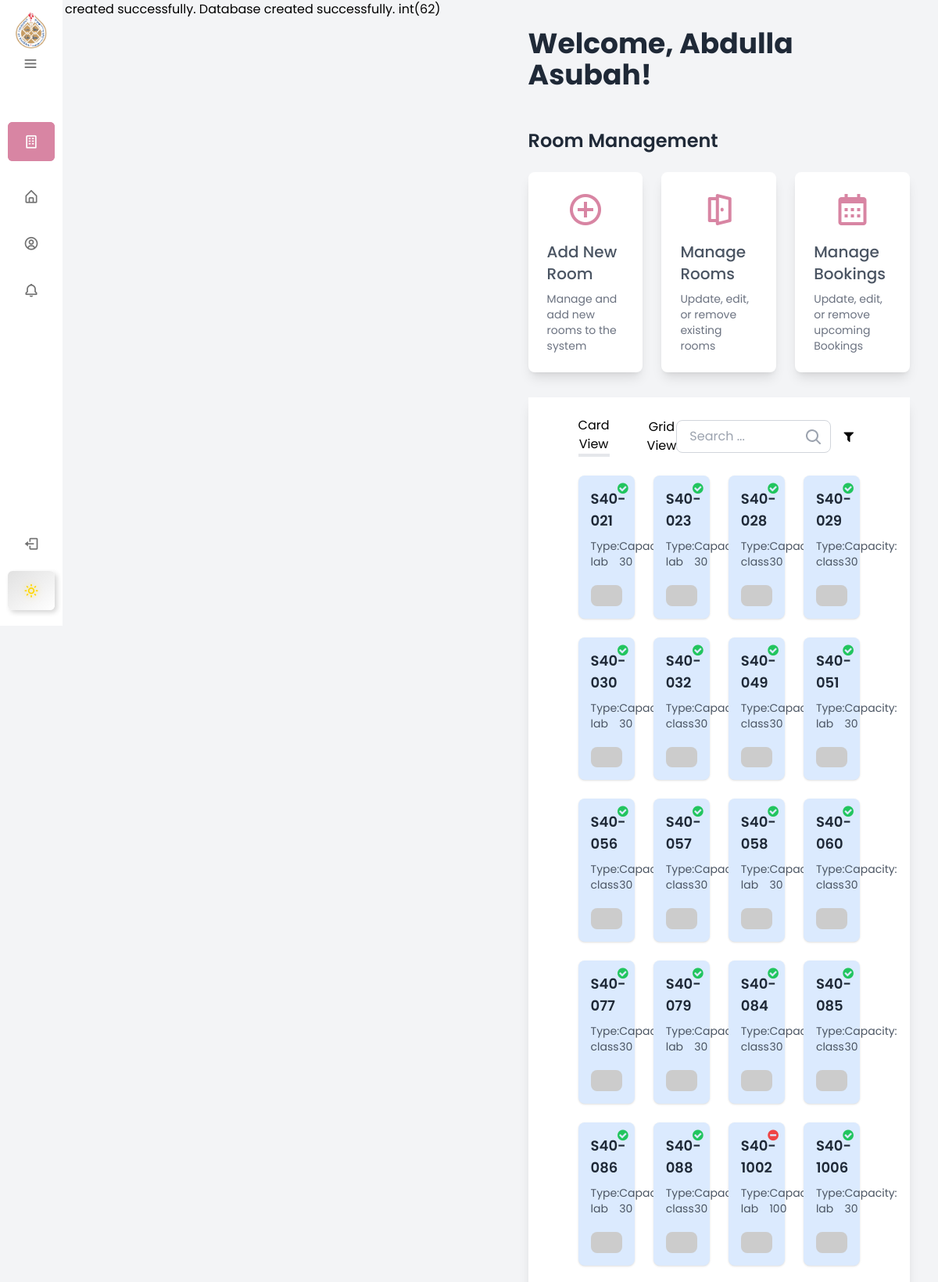
The app's page /frontend/templates/layout/base.php (signed in, upper part) with its own data.
### tables this page shows
CREATE TABLE `users` (
  `userID` int(10) NOT NULL,
  `email` varchar(255) NOT NULL,
  `password` varchar(255) NOT NULL,
  `firstName` text NOT NULL,
  `lastName` text NOT NULL,
  `role` enum('admin','student','instructor') NOT NULL DEFAULT 'student',
  `profilePic` int(11) NOT NULL DEFAULT 1
);

CREATE TABLE `room` (
  `roomID` varchar(10) NOT NULL,
  `type` enum('lab','class') DEFAULT 'class',
  `capacity` int(10) UNSIGNED NOT NULL,
  `isAvailable` tinyint(4) NOT NULL DEFAULT 0,
  `floor` tinyint(4) NOT NULL,
  `department` enum('IS','CS','CE') NOT NULL
);

### backend/utils/helpers.php (called while the page is built, shortened)
<?php
include __DIR__ . '/../db-connection.php';
function isAuthorized()
{
  if (isset($_SESSION['active-user'])) {
    $id = $_SESSION['active-user'];
  } else {
    header('Location: ../../templates/layout/signbase.php');
    exit();
  }
  return $id;
}

### backend/database/user-model.php (called while the page is built, shortened)
<?php
require_once __DIR__ . '/../utils/crud.php';
class UserModel
{
    private $conn;
    function __construct($conn, $userID = null, $email = null, $password = null, $firstName = null, $lastName = null, $role = null, $profilePic = null)
    {
        $this->conn = $conn;
    }
    public function getAllUsers()
    {
        try {
            $stmt = $this->conn->prepare("
                SELECT u.*, f.id as file_id, f.mime_type, fc.file_content
                FROM users u
                LEFT JOIN files f ON u.profilePic = f.id
                LEFT JOIN file_contents fc ON f.id = fc.file_id
            ");
            $stmt->execute();
            $results = $stmt->fetchAll(PDO::FETCH_ASSOC);
            return $results;
        } catch (PDOException $e) {
            error_log("Error fetching users: " . $e->getMessage());
            throw new Exception("Failed to fetch users data");
        }
    }
    public function getUserByID($userID)
    {
        try {
            $stmt = $this->conn->prepare("
                SELECT u.*, f.id as file_id, f.mime_type, fc.file_content
                FROM users u
                LEFT JOIN files f ON u.profilePic = f.id
                LEFT JOIN file_contents fc ON f.id = fc.file_id
                WHERE u.userID = ?
            ");
            $stmt->execute([$userID]);
            $result = $stmt->fetch(PDO::FETCH_ASSOC);
            if ($result['file_id']) {
                $result['profilePicData'] = [
                    'mime_type' => $result['mime_type'],
                    'file_content' => $result['file_content']
                ];
            }
            return $result;
        } catch (PDOException $e) {
            error_log("Error fetching user: " . $e->getMessage());
            throw new Exception("Failed to fetch user data");
        }
    }
}

### backend/database/room-model.php (called while the page is built, shortened)
<?php
require_once __DIR__ . '/../utils/crud.php';
class RoomModel
{
    private $conn;
    public function __construct($conn, $roomID = null, $type = "class", $capacity = null, $isAvailable = false, $floor = null)
    {
        $this->conn = $conn;
    }
    public function getAllRooms()
    {
        $crud = new Crud($this->conn);
        return $crud->read('room');
    }
}

### backend/utils/crud.php (called while the page is built, shortened)
<?php
class Crud
{
    private $db;
    public function __construct(PDO $pdo)
    {
        $this->db = $pdo;
    }
    public function read(string $tableName, array $columns = [], string $condition = '', ...$args): array
    {
        $columnList = empty($columns) ? '*' : implode(', ', $columns);
        $query = "SELECT $columnList FROM $tableName";
        if ($condition) {
            $query .= " WHERE $condition";
        }
        $stmt = $this->db->prepare($query);
        $stmt->execute($args);
        return $stmt->fetchAll(PDO::FETCH_ASSOC);
    }
}

### frontend/templates/components/home.php (the view, shortened to what this page needs)
<?php
require_once '../../../backend/database/user-model.php';
require_once '../../../backend/database/room-model.php';
require_once '../../../backend/utils/helpers.php';
require_once '../../../backend/utils/database-manager.php';
$id = isAuthorized();
$userModel = new UserModel($pdo);
$users = $userModel->getAllUsers();
$id == Constants::GUEST_USER_ID ?
  $user = ['firstName' => 'Guest', 'lastName' => 'User'] :
  $user = $userModel->getUserByID($id);
$roomModel = new RoomModel($pdo);
$rooms = $roomModel->getAllRooms();
usort($rooms, function ($a, $b) {
  return $a['roomID'] <=> $b['roomID'];
});
?>
<body class="bg-gray-100 min-h-screen mr-5">
  <div class="text-left pb-6 pt-20 sm:pt-15 lg:pt-5 md:pt-10">
    <h1 class="text-xl sm:text-3xl lg:text-4xl font-bold text-gray-800 welcome-message">
      <?php if (is_array($user)) {
        echo "Welcome, " . $user["firstName"] . " " . $user["lastName"] . "!";
      } else {
        echo "Welcome, Guest!";
      }
      ?>
    </h1>
  </div>
  <?php if ($id === Constants::ADMIN_USER_ID) { ?>
    <div class="container mx-auto mt-6">
      <h3 class="text-2xl font-semibold text-gray-800 mb-6">Room Management</h3>
      <div class="grid grid-cols-1 sm:grid-cols-2 lg:grid-cols-3 gap-6">
        <div
          class="bg-white p-6 rounded-lg shadow-lg hover:shadow-xl transition duration-300 flex flex-col justify-center items-center">
          <div onclick="openAddRoomModal()" class="w-full cursor-pointer">
            <div class="flex flex-col items-center">
              <i class="bx bx-plus-circle text-5xl mb-4" style="color: #D885A3;"></i>
              <h4 class="text-xl font-medium text-gray-600">Add New Room</h4>
              <p class="text-sm text-gray-500 mt-2">Manage and add new rooms to the system</p>
            </div>
          </div>
        </div>
        <div
          class="bg-white p-6 rounded-lg shadow-lg hover:shadow-xl transition duration-300 flex flex-col justify-center items-center">
          <div onclick="openRoomListModal()" class="w-full cursor-pointer">
            <div class="flex flex-col items-center">
              <i class="bx bx-door-open text-5xl mb-4" style="color: #D885A3;"></i>
              <h4 class="text-xl font-medium text-gray-600">Manage Rooms</h4>
              <p class="text-sm text-gray-500 mt-2">Update, edit, or remove existing rooms</p>
            </div>
          </div>
        </div>
        <div
          class="bg-white p-6 rounded-lg shadow-lg hover:shadow-xl transition duration-300 flex flex-col justify-center items-center">
          <div onclick="openBookListModal()" class="w-full cursor-pointer">
            <div class="flex flex-col items-center">
              <i class="bx bx-calendar text-5xl mb-4" style="color: #D885A3;"></i>
              <h4 class="text-xl font-medium text-gray-600">Manage Bookings</h4>
              <p class="text-sm text-gray-500 mt-2">Update, edit, or remove upcoming Bookings</p>
            </div>
          </div>
        </div>
      </div>
    </div>
  <?php } ?>
  <div class="w-full bg-white shadow-lg my-8 py-6 px-4 sm:px-8 lg:px-16">
    <div class="flex justify-between mb-6">
      <div class="flex space-x-4 sm:space-x-8 lg:space-x-12">
        <button id="cardViewBtn" class="view-toggle-btn">Card View</button>
        <button id="gridViewBtn" class="view-toggle-btn">Grid View</button>
      </div>
      <div class="flex justify-center items-center space-x-2">
        <div class="relative w-full sm:max-w-md lg:max-w-lg mx-auto">
          <input type="text" id="roomSearch"
            class="w-full border border-gray-300 rounded-lg px-4 py-2 focus:outline-none focus:ring-2 focus:ring-blue-500"
            placeholder="Search ..." />
          <svg xmlns="http://www.w3.org/2000/svg" class="absolute top-3 right-3 h-5 w-5 text-gray-400"
            viewBox="0 0 20 20" fill="currentColor">
            <path fill-rule="evenodd"
              d="M12.9 14.32a8 8 0 111.414-1.414l4.387 4.387a1 1 0 11-1.414 1.414l-4.387-4.387zM8 14a6 6 0 100-12 6 6 0 000 12z"
              clip-rule="evenodd" />
          </svg>
        </div>
        <div class="relative" id="filterDiv">
          <div id="filterIcon" class="cursor-pointer">
            <i class="fa fa-filter text-3xl p-2" aria-hidden="true"></i>
          </div>
        </div>
      </div>
    </div>
    <div id="roomsContainer"
      class="grid grid-cols-1 sm:grid-cols-2 md:grid-cols-3 lg:grid-cols-4 gap-6 justify-center items-center">
      <?php foreach ($rooms as $room): ?>
        <div
          class="room-card relative p-4 bg-blue-100 rounded-lg shadow transform transition duration-300 hover:scale-105 hover:shadow-xl"
          data-room-type="<?php echo strtolower($room['type']); ?>" data-room-capacity="<?php echo $room['capacity']; ?>"
          data-room-available="<?php echo $room['isAvailable']; ?>"
          data-room-id="<?php echo htmlspecialchars($room['roomID']); ?>" data-room-floor="<?php echo $room['floor']; ?>">
          <div class="absolute top-2 right-2">
            <?php if ($room['isAvailable'] == 1): ?>
              <i class="fa fa-check-circle text-green-500 text-xl" title="Available"></i>
            <?php else: ?>
              <i class="fa fa-minus-circle text-red-500 text-xl" title="Not Available"></i>
            <?php endif; ?>
          </div>
          <h3 class="text-lg font-semibold text-gray-800"><?php echo $room['roomID']; ?></h3>
          <div class="flex justify-around items-center text-sm text-gray-600 mt-2">
            <span>Type: <?php echo htmlspecialchars($room['type']); ?></span>
            <span>Capacity: <?php echo htmlspecialchars($room['capacity']); ?></span>
          </div>
          <div>
            <img src="https://placehold.co/600x400?text=Image+For+<?php echo htmlspecialchars($room['roomID']); ?>"
              class="mt-5 rounded-lg">
          </div>
        </div>
      <?php endforeach; ?>
    </div>
  </div>
  </div>
</body>
</html>

### records on screen
users: firstName "Abdulla", lastName "Asubah"
room: isAvailable 1 (drawn), roomID "S40-021", type "lab", capacity "30"
room: isAvailable 1 (drawn), roomID "S40-023", type "lab", capacity "30"
room: isAvailable 1 (drawn), roomID "S40-028", type "class", capacity "30"
room: isAvailable 1 (drawn), roomID "S40-029", type "class", capacity "30"
room: isAvailable 1 (drawn), roomID "S40-030", type "lab", capacity "30"
room: isAvailable 1 (drawn), roomID "S40-032", type "class", capacity "30"
room: isAvailable 1 (drawn), roomID "S40-049", type "class", capacity "30"
room: isAvailable 1 (drawn), roomID "S40-051", type "lab", capacity "30"
room: isAvailable 1 (drawn), roomID "S40-056", type "class", capacity "30"
room: isAvailable 1 (drawn), roomID "S40-057", type "class", capacity "30"
room: isAvailable 1 (drawn), roomID "S40-058", type "lab", capacity "30"
room: isAvailable 1 (drawn), roomID "S40-060", type "class", capacity "30"
room: isAvailable 1 (drawn), roomID "S40-077", type "class", capacity "30"
room: isAvailable 1 (drawn), roomID "S40-079", type "lab", capacity "30"
room: isAvailable 1 (drawn), roomID "S40-084", type "class", capacity "30"
room: isAvailable 1 (drawn), roomID "S40-085", type "class", capacity "30"
room: isAvailable 1 (drawn), roomID "S40-086", type "lab", capacity "30"
room: isAvailable 1 (drawn), roomID "S40-088", type "class", capacity "30"
room: isAvailable 0 (drawn), roomID "S40-1002", type "lab", capacity "100"
room: isAvailable 1 (drawn), roomID "S40-1006", type "lab", capacity "30"
